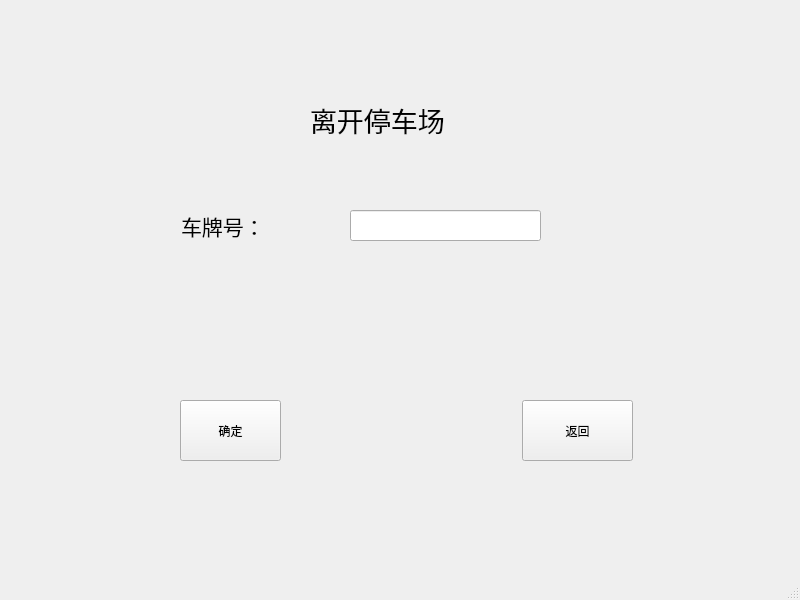
<?xml version="1.0" encoding="UTF-8"?>
<ui version="4.0">
 <class>CarLeftPark</class>
 <widget class="QMainWindow" name="CarLeftPark">
  <property name="geometry">
   <rect>
    <x>0</x>
    <y>0</y>
    <width>800</width>
    <height>600</height>
   </rect>
  </property>
  <property name="windowTitle">
   <string>MainWindow</string>
  </property>
  <widget class="QWidget" name="centralwidget">
   <widget class="QLabel" name="label">
    <property name="geometry">
     <rect>
      <x>310</x>
      <y>90</y>
      <width>211</width>
      <height>61</height>
     </rect>
    </property>
    <property name="text">
     <string>&lt;html&gt;&lt;head/&gt;&lt;body&gt;&lt;p&gt;&lt;span style=&quot; font-size:20pt;&quot;&gt;离开停车场&lt;/span&gt;&lt;/p&gt;&lt;/body&gt;&lt;/html&gt;</string>
    </property>
   </widget>
   <widget class="QPushButton" name="pushButton">
    <property name="geometry">
     <rect>
      <x>522</x>
      <y>400</y>
      <width>111</width>
      <height>61</height>
     </rect>
    </property>
    <property name="text">
     <string>返回</string>
    </property>
   </widget>
   <widget class="QPushButton" name="pushButton_2">
    <property name="geometry">
     <rect>
      <x>180</x>
      <y>400</y>
      <width>101</width>
      <height>61</height>
     </rect>
    </property>
    <property name="text">
     <string>确定</string>
    </property>
   </widget>
   <widget class="QLabel" name="label_2">
    <property name="geometry">
     <rect>
      <x>181</x>
      <y>210</y>
      <width>111</width>
      <height>31</height>
     </rect>
    </property>
    <property name="text">
     <string>&lt;html&gt;&lt;head/&gt;&lt;body&gt;&lt;p&gt;&lt;span style=&quot; font-size:16pt;&quot;&gt;车牌号：&lt;/span&gt;&lt;/p&gt;&lt;/body&gt;&lt;/html&gt;</string>
    </property>
   </widget>
   <widget class="QLineEdit" name="lineEdit">
    <property name="geometry">
     <rect>
      <x>350</x>
      <y>210</y>
      <width>191</width>
      <height>31</height>
     </rect>
    </property>
   </widget>
  </widget>
  <widget class="QMenuBar" name="menubar">
   <property name="geometry">
    <rect>
     <x>0</x>
     <y>0</y>
     <width>800</width>
     <height>26</height>
    </rect>
   </property>
  </widget>
  <widget class="QStatusBar" name="statusbar"/>
 </widget>
 <resources/>
 <connections/>
</ui>
